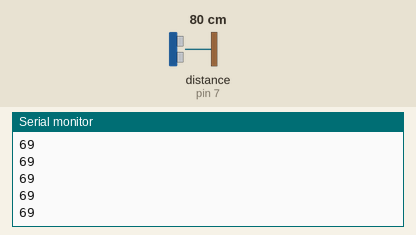
Simulated run of this sketch. Board: Arduino Uno, built with avr-gcc and run on an emulated ATmega328P. On the bench: the last lines printed to the serial monitor. The test bench sets the inputs (shaded band); at power-on: distance to the obstacle (sensor on pin 7) 80 cm. The echo pulse lasts 58.3 µs per cm.

Above: at 1.2 s.
1.3 s: distance to the obstacle (sensor on pin 7) set to 2 cm
At 1.8 s:
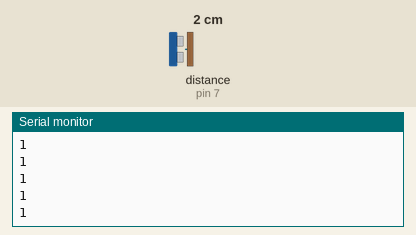
2.8 s: distance to the obstacle (sensor on pin 7) set to 4 cm
At 3.8 s:
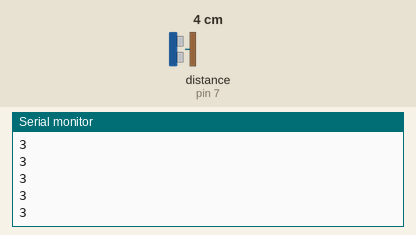
Timing chart, 0 to 5.8 s (numbered marks = the images above; inputs shaded):
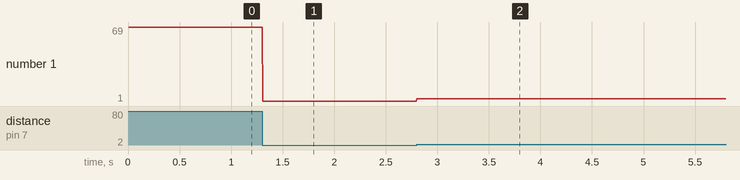

The sketch:

ultraSonicBasics.ino
```cpp
#include<SoftwareSerial.h>
int trig=6;
int echo=7;

void setup() {
  // put your setup code here, to run once:
  Serial.begin(9600);
  pinMode(trig,OUTPUT);
  pinMode(echo,INPUT);
}

void loop() {
  // put your main code here, to run repeatedly:
      digitalWrite(trig,LOW);
      delay(2);
      digitalWrite(trig,HIGH);
      delay(2);
      digitalWrite(trig,LOW);
      int duration=pulseIn(echo,HIGH);
      int dist=(0.03*duration)/2;
      Serial.println(dist);
}
```

Measured:
- after the input at 1.3 s, the serial monitor: prints a new line at once (image 1)
- after the input at 2.8 s, the serial monitor: prints a new line at once (image 2)
- plotted number 1: 69 → 1 after the input at 1.3 s, 1 → 3 after the input at 2.8 s
